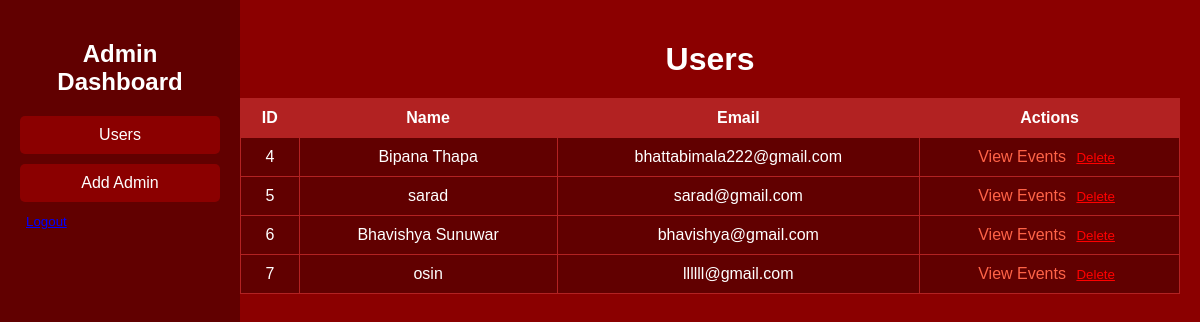
Page /admin.php (signed in) on the committed database.
### tables this page shows
CREATE TABLE `users` (
  `id` int(11) NOT NULL,
  `name` varchar(255) NOT NULL,
  `username` varchar(255) NOT NULL,
  `email` varchar(255) NOT NULL,
  `password` varchar(50) NOT NULL,
  `number` int(50) NOT NULL
);

### admin.php (the view, shortened to what this page needs)
<?php
include 'connection.php';
$sql = "SELECT * FROM users ORDER BY id";
$users = $conn->query($sql);
?>
<!DOCTYPE html>
<html lang="en">
<head>
    <link rel="stylesheet" href="admin.css">
</head>
<body>
    <div class="sidebar">
        <h2>Admin Dashboard</h2>
        <ul>
            <li><a href="admin.php">Users</a></li>
            <li><a href="admin.php?action=add_admin">Add Admin</a></li>
            <form method="post" action="" style="display:inline;">
                <button type="submit" name="logout" style="background:none; border:none; color:blue; text-decoration:underline; cursor:pointer;">Logout</button>
            </form>
        </ul>
    </div>
    <div class="content">
        <?php if (isset($_GET['action']) && $_GET['action'] === 'add_admin') { ?>
            <div class="modal" id="addAdminModal">
        <div class="modal-content">
            <h1>Add Admin</h1>
            <form method="post" action="">
                <input type="text" name="admin_name" placeholder="Admin Name" required>
                <input type="text" name="admin_username" placeholder="Admin Username" required>
                <input type="email" name="admin_email" placeholder="Admin Email" required>
                <input type="password" name="admin_password" placeholder="Admin Password" required>
                <button type="submit" name="add_admin">Add Admin</button>
            </form>
        </div>
    </div>
        <?php } else { ?>
            <h1>Users</h1>
            <table>
                <thead>
                    <tr>
                        <th>ID</th>
                        <th>Name</th>
                        <th>Email</th>
                        <th>Actions</th>
                    </tr>
                </thead>
                <tbody>
                    <?php while ($user = $users->fetch_assoc()) { ?>
                        <tr>
                            <td><?php echo $user['id']; ?></td>
                            <td><?php echo htmlspecialchars($user['name']); ?></td>
                            <td><?php echo htmlspecialchars($user['email']); ?></td>
                            <td>
                                <a href="?view_events=<?php echo $user['id']; ?>">View Events</a>
                                <form method="post" action="" style="display:inline;">
                                    <button type="submit" name="delete_user" style="background:none; border:none; color:red; text-decoration:underline; cursor:pointer;">Delete</button>
                                </form>
                            </td>
                        </tr>
                    <?php } ?>
                </tbody>
            </table>
        <?php } ?>
    </div>
</body>
</html>

### admin.css (style rules this page uses)
body { font-family: Arial, sans-serif; margin: 0; padding: 0; background-color: #8B0000; color: white; }
.sidebar { background-color: #610000; width: 200px; height: 100vh; position: fixed; top: 0; left: 0; padding: 20px; }
.sidebar h2 { color: white; text-align: center; margin-bottom: 20px; }
.sidebar ul { list-style: none; padding: 0; }
.sidebar ul li { margin: 10px 0; }
.sidebar ul li a { color: white; text-decoration: none; font-size: 16px; display: block; padding: 10px; background-color: #8B0000; border-radius: 5px; text-align: center; }
.content { margin-left: 220px; padding: 20px; }
h1 { text-align: center; margin-bottom: 20px; }
table { width: 100%; border-collapse: collapse; background-color: #610000; color: white; }
table th, table td { padding: 10px; text-align: center; border: 1px solid #B22222; }
table th { background-color: #B22222; }
a { color: #FF6347; text-decoration: none; }
form button { background-color: transparent; color: red; border: none; text-decoration: underline; cursor: pointer; }

### rows in the picture
users: id "4", name "Bipana Thapa", email "bhattabimala222@gmail.com"
users: id "5", name "sarad", email "sarad@gmail.com"
users: id "6", name "Bhavishya Sunuwar", email "bhavishya@gmail.com"
users: id "7", name "osin", email "llllll@gmail.com"
